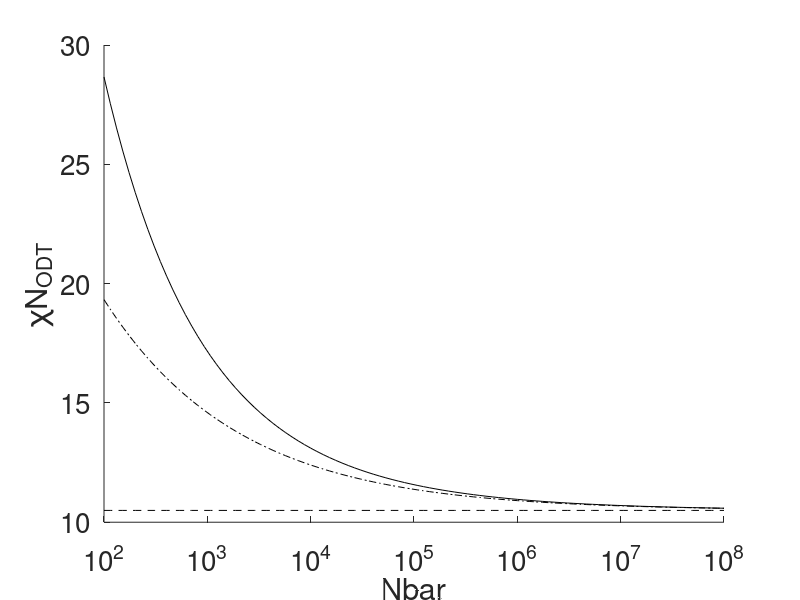

Reproduce this figure in MATLAB. (Note: this script raises an error after producing the figure.)
clear
cd ../

addpath('functions')
addpath('chainstats')
addpath('misc')
addpath('chainstats/eigcalc')
addpath('chainstats/integrals')


%%%%%%%%%% MAKE A PLOT %%%%%%%%%%
NbarV = logspace(2,8,100);
chiMFV = 10.495 + zeros(length(NbarV),1);
chiFHV = 10.495 + 41.0*power(NbarV,-1/3);
chiGLV = 10.495 + 41.0*power(NbarV,-1/3) + 123.0*power(NbarV,-0.56);

figure;hold;set(gca,'fontsize',20)
plot(NbarV,chiMFV,'k--')
plot(NbarV,chiFHV,'k-.')
plot(NbarV,chiGLV,'k-')
set(gca,'xscale','log')
xlabel('Nbar');
ylabel('\chiN_{ODT}')

% load Bates Data
NbarData = [2.77e4,4270,3250];
NData    = [1925,791,427];
EData    = [0.2,2.0,0.3];
errorbar(NbarData,chiODT,EData,'ro')

% start calculation
CHIODT   = zeros(1,length(NbarData));
for ii = 1:length(NbarData)
    Nbar = NbarData(ii);
    N = NData(ii);
    
    % ODTs reported by Bates
    chiODT(ii) = 10.90+41.0*power(Nbar,-1/3);

    %%%%%%%%%% PREDICT PHASE TRANSITIONS %%%%%%%%%%

    % F-H Prediction
    chiFH = 10.495 + 41.0*power(Nbar,-1/3);
    % Glaser Predictions
    chiGL = 10.495 + 41.0*power(Nbar,-1/3) + 123.0*power(Nbar,-0.56);

%     plot(Nbar,chiODT(ii),'ro','markerfacecolor','r');
%     plot(Nbar,chiFH,'ko')
%     plot(Nbar,chiGL,'ko')
    
    % My Prediction
    LPoverV = power(Nbar/N,1/6)
    C = power(sqrt(r2(N)),3)./N.*power(LPoverV,3);
    [chit,phase]=spinodalRG(N,C,0.5);
    chiMY = chit*N;
    plot(Nbar,chiMY,'bo','markerfacecolor','b');
end


















% %%%%%%%%%% MAKE A PLOT %%%%%%%%%%
% NbarV = logspace(2,8,100);
% chiMFV = 10.495 + zeros(length(NbarV),1);
% chiFHV = 10.495 + 41.0*power(NbarV,-1/3);
% chiGLV = 10.495 + 41.0*power(NbarV,-1/3) + 123.0*power(NbarV,-0.56);
% 
% figure;hold;set(gca,'fontsize',20)
% plot(NbarV,chiMFV,'k--')
% plot(NbarV,chiFHV,'k-.')
% plot(NbarV,chiGLV,'k-')
% set(gca,'xscale','log')
% xlabel('Nbar');
% ylabel('\chiN_{ODT}')
% 
% % load Bates Data
% NbarData = [2.77e4,4270,3250];
% NData    = [1925,791,427];
% EData    = [0.2,2.0,0.3];
% CHIODT   = zeros(1,length(NbarData));
% 
% for ii = 1:length(NbarData)
%     Nbar = NbarData(ii);
%     N = NData(ii);
%     
%     % ODTs reported by Bates
%     chiODT(ii) = 10.90+41.0*power(Nbar,-1/3);
% 
%     %%%%%%%%%% PREDICT PHASE TRANSITIONS %%%%%%%%%%
% 
%     % F-H Prediction
%     chiFH = 10.495 + 41.0*power(Nbar,-1/3);
%     % Glaser Predictions
%     chiGL = 10.495 + 41.0*power(Nbar,-1/3) + 123.0*power(Nbar,-0.56);
% 
% %     plot(Nbar,chiODT(ii),'ro','markerfacecolor','r');
% %     plot(Nbar,chiFH,'ko')
% %     plot(Nbar,chiGL,'ko')
%     
%     % My Prediction
%     LPoverV = power(Nbar/N,1/6)
%     C = power(sqrt(r2(N)),3)./N.*power(LPoverV,3);
%     [chit,phase]=spinodalRG(N,C,0.5);
%     chiMY = chit*N;
%     plot(Nbar,chiMY,'bo','markerfacecolor','b');
% end
% errorbar(NbarData,chiODT,EData,'ro')

cd test/